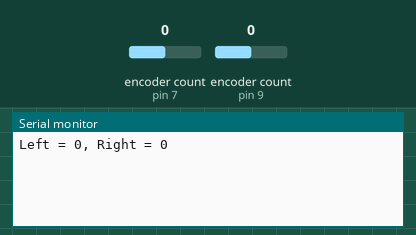
A sketch run on a simulated Arduino Uno, built with avr-gcc and run on an emulated ATmega328P. Parts: the last lines printed to the serial monitor. The inputs (shaded band) are chosen by the test bench; at power-on: encoder count (sensors on pin 7, pin 9) 0.

Above: at 1.2 s.
1.3 s: encoder count (sensor on pin 7) set to 1
At 1.8 s:
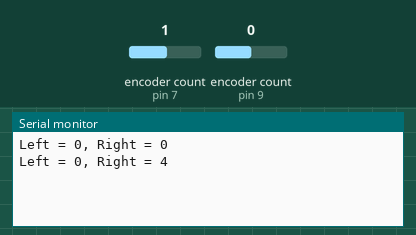
2.8 s: encoder count (sensor on pin 9) set to 1
At 4.0 s:
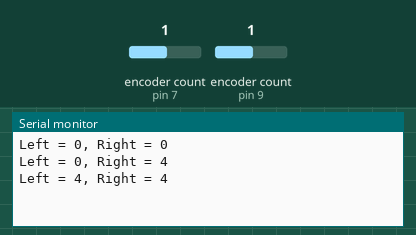
4.3 s: encoder count (sensor on pin 7) set to 2
At 5.2 s:
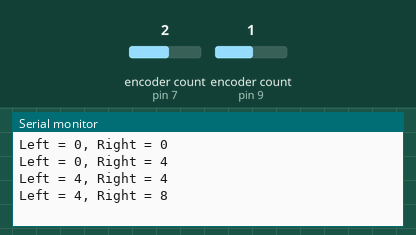
5.8 s: encoder count (sensor on pin 9) set to 2
At 6.4 s:
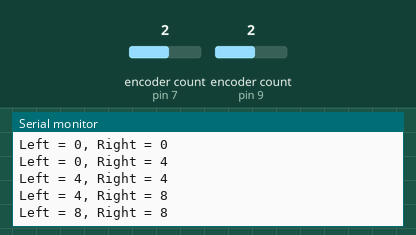
Timing chart, 0 to 8.3 s (numbered marks = the images above; inputs shaded):
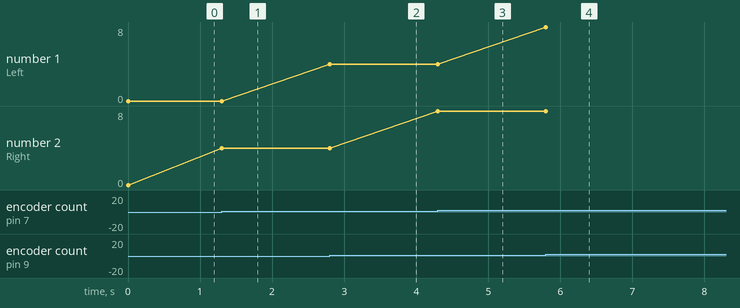

The sketch:

test.ino
```cpp
#include <Encoder.h>

// Change these pin numbers to the pins connected to your encoder.
//   Best Performance: both pins have interrupt capability
//   Good Performance: only the first pin has interrupt capability
//   Low Performance:  neither pin has interrupt capability
Encoder knobLeft(9, 10);
Encoder knobRight(7, 8);
//   avoid using pins with LEDs attached

void setup() {
  Serial.begin(9600);
  //Serial.println("TwoKnobs Encoder Test:");
}

long positionLeft  = -999;
long positionRight = -999;

void loop() {
  long newLeft, newRight;
  newLeft = knobLeft.read();
  newRight = knobRight.read();
  if (newLeft != positionLeft || newRight != positionRight) {
    Serial.print("Left = ");
    Serial.print(newLeft);
    Serial.print(", Right = ");
    Serial.print(newRight);
    Serial.println();
    positionLeft = newLeft;
    positionRight = newRight;
  }
}
```

Measured:
- after the input at 1.3 s, the serial monitor: prints a new line at once (image 1)
- after the input at 2.8 s, the serial monitor: prints a new line at once (image 2)
- after the input at 4.3 s, the serial monitor: prints a new line at once (image 3)
- after the input at 5.8 s, the serial monitor: prints a new line at once (image 4)
- plotted number 2: 0 → 4 after the input at 1.3 s, 4 → 8 after the input at 4.3 s
